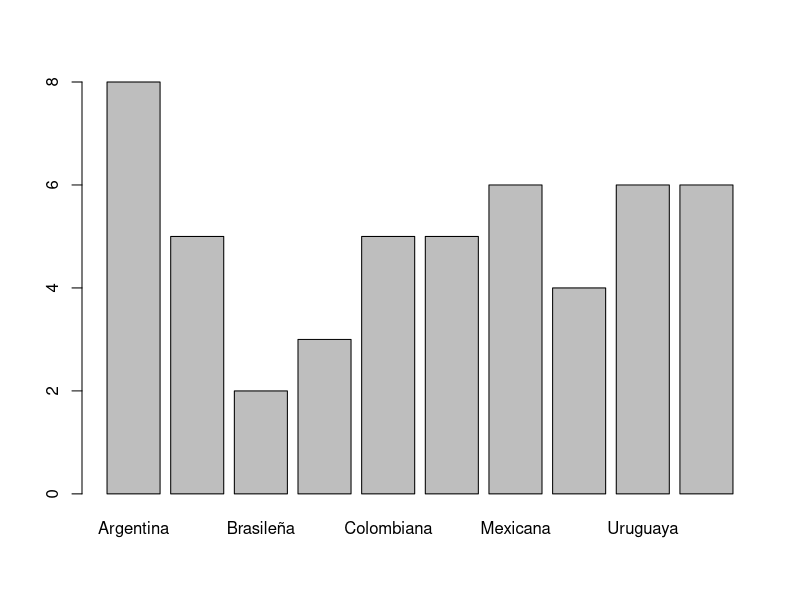
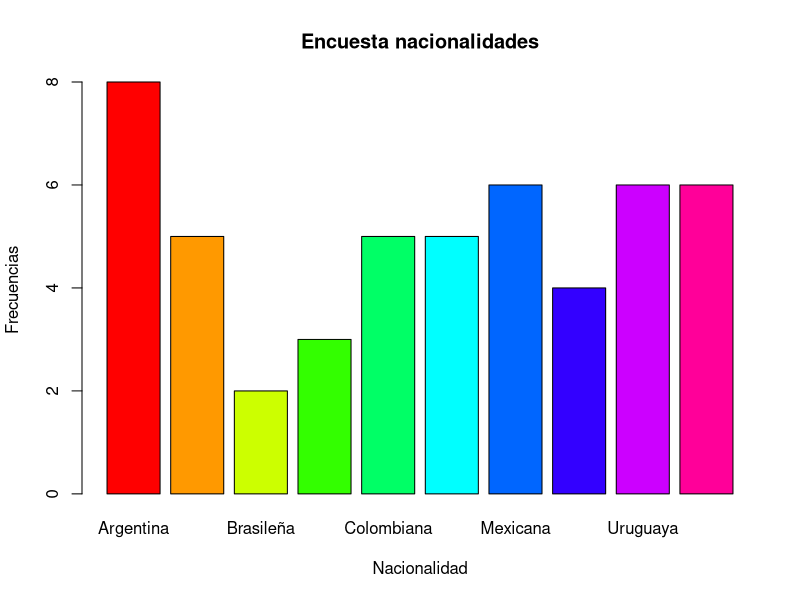

Write the R code that produced these figures, in order.
#----Procesamiento de datos----
Nacionalidad<- c("Boliviana", "Peruana", "Venezolana", "Cubana", "Mexicana",
                 "Colombiana", "Colombiana", "Brasileña", "Colombiana", "Venezolana", "Chilena",
                 "Argentina", "Mexicana", "Mexicana", "Argentina", "Mexicana", "Argentina",
                 "Brasileña", "Mexicana", "Uruguaya", "Argentina", "Argentina", "Colombiana",
                 "Cubana", "Boliviana", "Peruana", "Boliviana", "Boliviana", "Peruana", "Uruguaya",
                 "Chilena", "Uruguaya", "Venezolana", "Uruguaya", "Argentina", "Venezolana",
                 "Uruguaya", "Cubana", "Venezolana", "Cubana", "Chilena", "Argentina", "Peruana",
                 "Boliviana", "Cubana", "Venezolana", "Colombiana", "Mexicana", "Uruguaya",
                 "Argentina");
(Nacionalidad);
sort(Nacionalidad);
table(Nacionalidad);
contador<- table(Nacionalidad);
barplot(contador);
barplot(contador, names.arg = names(contador), xlab="Nacionalidad", ylab="Frecuencias", main ="Encuesta nacionalidades", col=rainbow(10));
##----Variables categóricas nominales----
